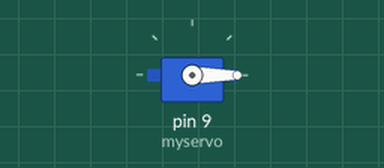
Recording of a sketch running on a simulated Arduino Uno, built with avr-gcc and run on an emulated ATmega328P. Shown: servo.

Above: at 0.1 s.
At 19.1 s:
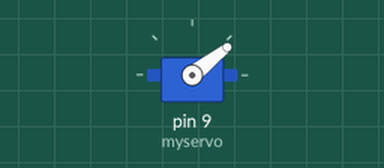
At 29.1 s:
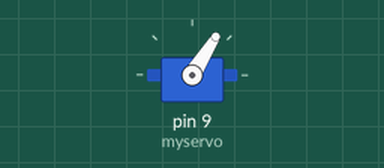
At 39.1 s:
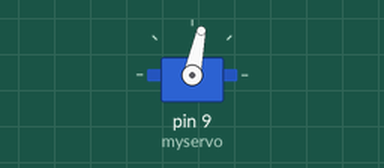
Timing chart, 0 to 40.0 s (numbered marks = the images above):
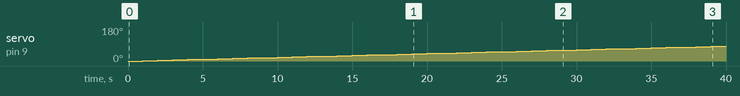

The sketch:

Myservo.ino
```cpp
#include<Servo.h>
Servo myservo;
int var = 0;

void setup()
 {
  // put your setup code here, to run once:
    myservo.attach(9);

}

void loop()
{
  // put your main code here, to run repeatedly:
  for(var =0; var <180; var +=2)
  {
      myservo.write(var);
      delay(1000);
  }
  for( var =180; var>0; var -=2)
  {
      myservo.write(var);
      delay(1000);
  }
}
```

Measured:
- by itself, servo on pin 9 (myservo): moves from 0° to 78° over 38.0 s
